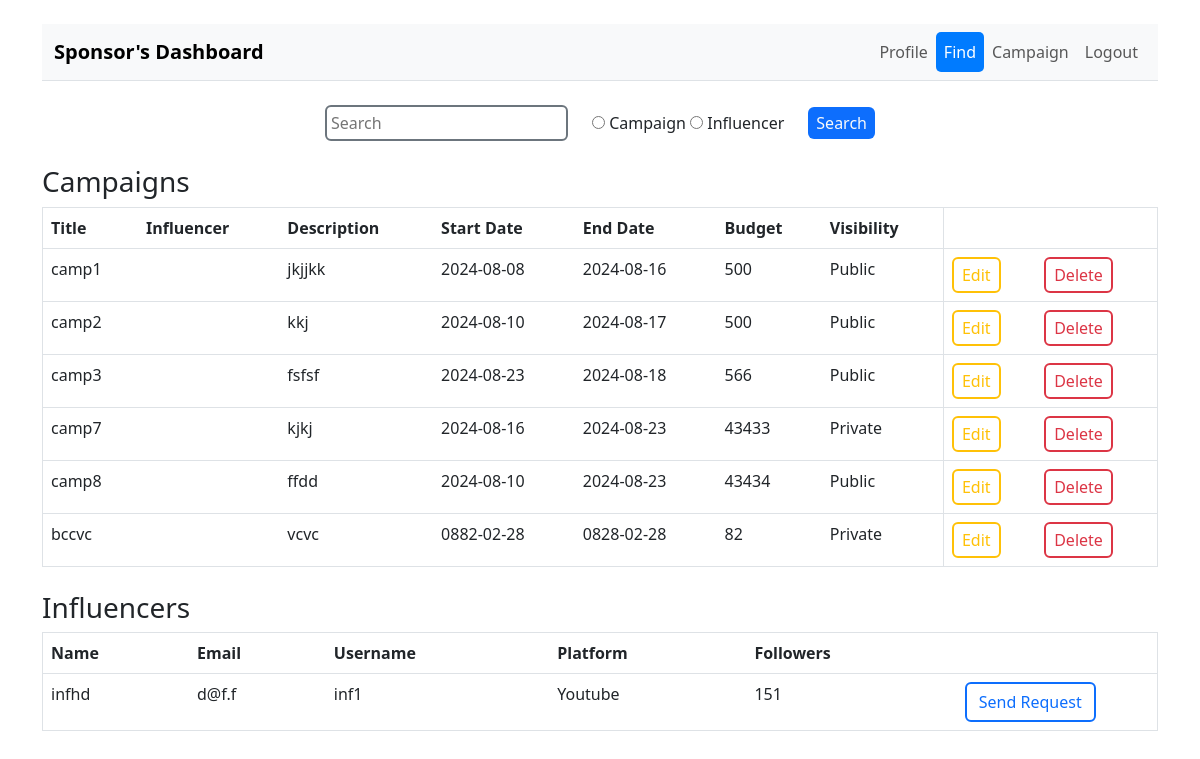
/sponsor/find (signed in), run on the app's committed database.
### models.py (models this page shows)
class Campaign(db.Model):
    campaign_id = db.Column(db.Integer, primary_key=True,autoincrement=True)
    sponsor_id = db.Column(db.Integer, db.ForeignKey('sponsor.sponsor_id'))
    title = db.Column(db.Text, nullable=False)
    description = db.Column(db.Text, nullable=False)
    start_date = db.Column(db.Date, nullable=False)
    end_date = db.Column(db.Date, nullable=False)
    budget = db.Column(db.Integer, nullable=False)
    visibility = db.Column(db.Integer, nullable=False)

class User(db.Model, UserMixin):
    id = db.Column(db.Integer, primary_key=True)
    email = db.Column(db.String, nullable=False)
    name = db.Column(db.String, nullable=False)
    username = db.Column(db.String, nullable=False)
    role = db.Column(db.Integer, nullable=True)
    password = db.Column(db.String, nullable=False)
    admin = db.Column(db.Boolean, default=False)

class Influencer(db.Model):
    influencer_id = db.Column(db.Integer, db.ForeignKey('user.id'),primary_key=True)
    platform = db.Column(db.Integer, nullable=False)
    followers = db.Column(db.Integer, nullable=True)

### main.py (the view)
@app.route('/sponsor/find', methods=['GET', 'POST'])
@login_required
@sponsor_required
def spon_find():
    query = request.args.get('q')
    Qtype = request.args.get('type')
    edit_id = request.args.get('edit_id')
    platforms = ['Youtube', 'Instagram', 'Twitter']
    if query:
        if Qtype == 'campaign':
            campaign_results = Campaign.query.filter(Campaign.title.contains(
                query), Campaign.sponsor_id == current_user.id,).all()
            return render_template('spon_find.html', username=current_user.username, campresults=campaign_results)
        elif Qtype == 'influencer':
            influencer_results = db.session.query(User, Influencer).filter(User.username.contains(
                query)).join(Influencer, User.id == Influencer.influencer_id).all()
            return render_template('spon_find.html', username=current_user.username, influresults=influencer_results, platforms=platforms)
    else:
        campaign_results = Campaign.query.filter(Campaign.sponsor_id == current_user.id).all()
        influencer_results = db.session.query(User, Influencer).join(Influencer, User.id == Influencer.influencer_id).all()
    edit_form= None
    if edit_id != None:
        edit_form= Campaign.query.filter(Campaign.campaign_id==edit_id).first()
    return render_template('spon_find.html',
                           username=current_user.username,
                           campresults=campaign_results,
                           influresults=influencer_results,
                           platforms=platforms,
                           edit_form=edit_form)

### main.py (called while the page is built)
@login_manager.user_loader
def load_user(user_id):
    return User.query.get(int(user_id))

def sponsor_required(f):
    @wraps(f)
    def decorated_function(*args, **kwargs):
        if current_user.role == 2:
            return f(*args, **kwargs)
        elif current_user.role == 1:
            return redirect(url_for('influ_profile'))
        else:
            return redirect(url_for('login'))
    return decorated_function

### templates/spon_find.html (shortened to what this page needs)
{% extends "spon.html" %}
{% block content %}
<!DOCTYPE html>
<html lang="en">
<head>
    <link href="https://cdn.jsdelivr.net/npm/bootstrap@5.3.0-alpha1/dist/css/bootstrap.min.css" rel="stylesheet">
</head>
<body>
    <div>
        <form method="GET" action="{{ url_for('spon_find') }}"
            class="mb-4 d-flex gap-4 justify-content-center align-items-center">
            <div><input type="text" name="q" placeholder="Search" class="rounded border border-2 border-secondary p-1">
            </div>
            <div>
                <input type="radio" name="type" value="campaign" required> Campaign
                <input type="radio" name="type" value="influencer" required> Influencer
            </div>
            <div><input type="submit" value="Search" class="text-light bg-primary rounded p-1 px-2 border-0"></div>
        </form>
        <div id="campaignTable">
            <h3 class="fw-medium">Campaigns</h3>
            <table class="table table-striped-hover border mb-4">
                <thead>
                    <tr>
                        <th scope="col">Title</th>
                        <th scope="col">Influencer</th>
                        <th scope="col">Description</th>
                        <th scope="col">Start Date</th>
                        <th scope="col">End Date</th>
                        <th scope="col">Budget</th>
                        <th scope="col">Visibility</th>
                        <th scope="col" class="border-start"> </th>
                        <th scope="col"> </th>
                    </tr>
                </thead>
                <tbody>
                    {% for result in campresults %}
                    <tr>
                        <td>{{result.title}}</td>
                        <td>{{result.influencer}}</td>
                        <td>{{result.description}}</td>
                        <td>{{result.start_date}}</td>
                        <td>{{result.end_date}}</td>
                        <td>{{result.budget}}</td>
                        <td>{{result.visibility}}</td>
                        <td class="border-start">
                            <a href="{{url_for('spon_find')}}?edit_id={{result.campaign_id}}"
                                class="btn border-2 btn-outline-warning p-1 px-2">Edit</a>
                        </td>
                        <td>
                            <a class="btn btn-outline-danger border-2 p-1 px-2"
                                href="{{url_for('spon_find_camp_delete',id=result.campaign_id)}}">Delete</a>
                        </td>
                    </tr>
                    {% endfor %}
                </tbody>
            </table>
        </div>
        <div id="influencerTable">
            <h3 class="fw-medium">Influencers</h3>
            <table class="table table-striped-hover border">
                <thead>
                    <tr>
                        <th scope="col">Name</th>
                        <th scope="col">Email</th>
                        <th scope="col">Username</th>
                        <th scope="col">Platform</th>
                        <th scope="col">Followers</th>
                        <th scope="col" style="width: 18%;"> </th>
                    </tr>
                </thead>
                <tbody>
                    {% for result in influresults %}
                    <tr>
                        <td>{{result[0].name}}</td>
                        <td>{{result[0].email}}</td>
                        <td>{{result[0].username}}</td>
                        <td>{{platforms[result[1].platform-1]}}</td>
                        <td>{{result[1].followers if result[1].followers != None else "Unknown"}}</td>
                        <td><button data-bs-toggle="modal" data-bs-target="#sendrequest"
                                data-influencer-id="{{result[0].id}}" class="btn border-2 btn-outline-primary"
                                style="--bs-btn-color-rgb: 0,0,0;">Send Request</button></td>
                    </tr>
                    {% endfor %}
                </tbody>
            </table>
        </div>
    </div>
</body>
</html>
{% endblock %}

### data on the page
Campaign: title "camp1", description "jkjjkk", start_date "2024-08-08", end_date "2024-08-16", budget "500", visibility "Public"
Campaign: title "camp2", description "kkj", start_date "2024-08-10", end_date "2024-08-17", budget "500", visibility "Public"
Campaign: title "camp3", description "fsfsf", start_date "2024-08-23", end_date "2024-08-18", budget "566", visibility "Public"
Campaign: title "camp7", description "kjkj", start_date "2024-08-16", end_date "2024-08-23", budget "43433", visibility "Private"
Campaign: title "camp8", description "ffdd", start_date "2024-08-10", end_date "2024-08-23", budget "43434", visibility "Public"
Campaign: title "bccvc", description "vcvc", start_date "0882-02-28", end_date "0828-02-28", budget "82", visibility "Private"
User: name "infhd", email "d@f.f", username "inf1", followers "151"
Influencer: platform "Youtube"
